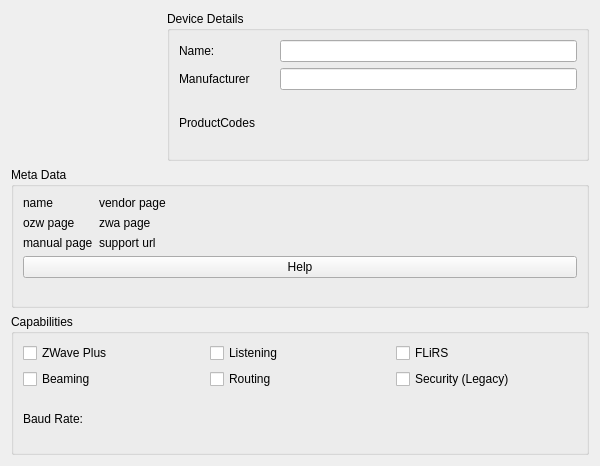
<?xml version="1.0" encoding="UTF-8"?>
<ui version="4.0">
 <class>DeviceInfo</class>
 <widget class="QWidget" name="DeviceInfo">
  <property name="geometry">
   <rect>
    <x>0</x>
    <y>0</y>
    <width>600</width>
    <height>466</height>
   </rect>
  </property>
  <property name="windowTitle">
   <string>Form</string>
  </property>
  <layout class="QVBoxLayout" name="verticalLayout">
   <item>
    <layout class="QHBoxLayout" name="horizontalLayout_6">
     <item>
      <widget class="QLabel" name="md_pic">
       <property name="minimumSize">
        <size>
         <width>150</width>
         <height>150</height>
        </size>
       </property>
       <property name="maximumSize">
        <size>
         <width>150</width>
         <height>150</height>
        </size>
       </property>
       <property name="text">
        <string/>
       </property>
       <property name="pixmap">
        <pixmap>../../open-zwave/config/images/zwave.me/zme_raz5.png</pixmap>
       </property>
       <property name="scaledContents">
        <bool>true</bool>
       </property>
      </widget>
     </item>
     <item>
      <widget class="QGroupBox" name="groupBox_5">
       <property name="title">
        <string>Device Details</string>
       </property>
       <layout class="QGridLayout" name="gridLayout_5">
        <item row="1" column="1" colspan="3">
         <widget class="QLineEdit" name="dd_manufacturer">
          <property name="readOnly">
           <bool>true</bool>
          </property>
         </widget>
        </item>
        <item row="2" column="3">
         <widget class="QLabel" name="dd_prodtype">
          <property name="text">
           <string/>
          </property>
         </widget>
        </item>
        <item row="2" column="2">
         <widget class="QLabel" name="dd_prodid">
          <property name="text">
           <string/>
          </property>
         </widget>
        </item>
        <item row="2" column="1">
         <widget class="QLabel" name="dd_manid">
          <property name="text">
           <string/>
          </property>
         </widget>
        </item>
        <item row="0" column="1" colspan="3">
         <widget class="QLineEdit" name="dd_name">
          <property name="readOnly">
           <bool>true</bool>
          </property>
         </widget>
        </item>
        <item row="0" column="0">
         <widget class="QLabel" name="label_7">
          <property name="text">
           <string>Name:</string>
          </property>
         </widget>
        </item>
        <item row="1" column="0">
         <widget class="QLabel" name="label_8">
          <property name="text">
           <string>Manufacturer</string>
          </property>
         </widget>
        </item>
        <item row="2" column="0">
         <widget class="QLabel" name="label_9">
          <property name="text">
           <string>ProductCodes</string>
          </property>
         </widget>
        </item>
       </layout>
      </widget>
     </item>
    </layout>
   </item>
   <item>
    <widget class="QGroupBox" name="groupBox_7">
     <property name="title">
      <string>Meta Data</string>
     </property>
     <layout class="QFormLayout" name="formLayout_5">
      <item row="1" column="0">
       <widget class="QLabel" name="md_ozwinfo">
        <property name="text">
         <string>ozw page</string>
        </property>
        <property name="openExternalLinks">
         <bool>true</bool>
        </property>
        <property name="textInteractionFlags">
         <set>Qt::TextBrowserInteraction</set>
        </property>
       </widget>
      </item>
      <item row="1" column="1">
       <widget class="QLabel" name="md_zwainfo">
        <property name="text">
         <string>zwa page</string>
        </property>
        <property name="openExternalLinks">
         <bool>true</bool>
        </property>
        <property name="textInteractionFlags">
         <set>Qt::TextBrowserInteraction</set>
        </property>
       </widget>
      </item>
      <item row="4" column="0">
       <widget class="QLabel" name="md_manual">
        <property name="text">
         <string>manual page</string>
        </property>
        <property name="openExternalLinks">
         <bool>true</bool>
        </property>
        <property name="textInteractionFlags">
         <set>Qt::TextBrowserInteraction</set>
        </property>
       </widget>
      </item>
      <item row="4" column="1">
       <widget class="QLabel" name="md_prodpage">
        <property name="text">
         <string>support url</string>
        </property>
        <property name="openExternalLinks">
         <bool>true</bool>
        </property>
        <property name="textInteractionFlags">
         <set>Qt::TextBrowserInteraction</set>
        </property>
       </widget>
      </item>
      <item row="0" column="0">
       <widget class="QLabel" name="md_name">
        <property name="text">
         <string>name</string>
        </property>
       </widget>
      </item>
      <item row="0" column="1">
       <widget class="QLabel" name="md_producturl">
        <property name="text">
         <string>vendor page</string>
        </property>
        <property name="openExternalLinks">
         <bool>true</bool>
        </property>
        <property name="textInteractionFlags">
         <set>Qt::LinksAccessibleByMouse|Qt::TextEditable|Qt::TextEditorInteraction|Qt::TextSelectableByKeyboard|Qt::TextSelectableByMouse</set>
        </property>
       </widget>
      </item>
      <item row="5" column="0" colspan="2">
       <widget class="QPushButton" name="md_helpwindow">
        <property name="text">
         <string>Help</string>
        </property>
       </widget>
      </item>
     </layout>
    </widget>
   </item>
   <item>
    <widget class="QGroupBox" name="groupBox_4">
     <property name="title">
      <string>Capabilities</string>
     </property>
     <layout class="QGridLayout" name="gridLayout_2">
      <item row="1" column="2">
       <widget class="QCheckBox" name="ni_security">
        <property name="toolTip">
         <string>This is not S0/S2 Security. </string>
        </property>
        <property name="text">
         <string>Security (Legacy)</string>
        </property>
       </widget>
      </item>
      <item row="0" column="0">
       <widget class="QCheckBox" name="ni_zwplus">
        <property name="enabled">
         <bool>true</bool>
        </property>
        <property name="text">
         <string>ZWave Plus</string>
        </property>
        <property name="checkable">
         <bool>true</bool>
        </property>
       </widget>
      </item>
      <item row="2" column="0">
       <widget class="QLabel" name="label_24">
        <property name="text">
         <string>Baud Rate:</string>
        </property>
       </widget>
      </item>
      <item row="0" column="2">
       <widget class="QCheckBox" name="ni_flirs">
        <property name="text">
         <string>FLiRS</string>
        </property>
       </widget>
      </item>
      <item row="0" column="1">
       <widget class="QCheckBox" name="ni_listen">
        <property name="text">
         <string>Listening</string>
        </property>
       </widget>
      </item>
      <item row="1" column="0">
       <widget class="QCheckBox" name="ni_beaming">
        <property name="text">
         <string>Beaming</string>
        </property>
       </widget>
      </item>
      <item row="1" column="1">
       <widget class="QCheckBox" name="ni_routing">
        <property name="text">
         <string>Routing</string>
        </property>
       </widget>
      </item>
      <item row="2" column="1">
       <widget class="QLabel" name="ni_baud">
        <property name="text">
         <string/>
        </property>
       </widget>
      </item>
     </layout>
    </widget>
   </item>
  </layout>
 </widget>
 <resources/>
 <connections/>
</ui>
